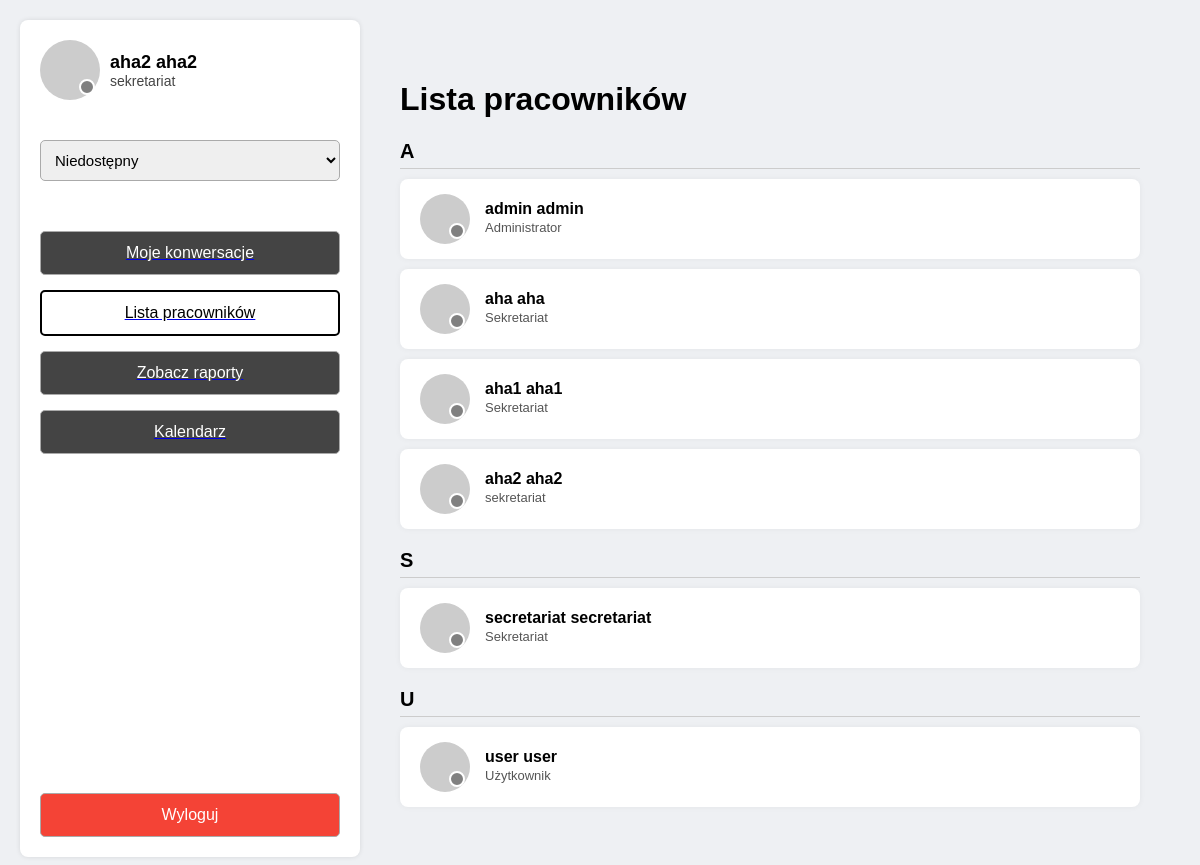
Screenshot of /secretariat/list/ (signed in) with the database file from the repository.
### users/models.py (models this page shows, shortened)
class User(AbstractUser):
    ROLE_CHOICES = [
        ('administrator', 'Administrator'),
        ('secretariat', 'Sekretariat'),
        ('user', 'Użytkownik'),
    ]
    STATUS_CHOICES = [
        ('available', 'Dostępny'),
        ('busy', 'Zajęty'),
        ('offline', 'Niedostępny'),
    ]
    rola = models.CharField(max_length=20, choices=ROLE_CHOICES, default='user')
    status = models.CharField(max_length=20, choices=STATUS_CHOICES, default='available')

### users/views.py (the view)
# urls.py: path('secretariat/list/', secretariat_list, name='secretariat_list'),
@login_required
def secretariat_list(request):
    users = User.objects.all().order_by('last_name')
    return render(request, 'secretariat/secretariat_list.html', {'users': users})

### users/templates/secretariat/secretariat_list.html (shortened to what this page needs)
<!DOCTYPE html>
<html lang="pl">
<head>
</head>
<body>
  <div class="container">
    <div class="sidebar">
      <div class="top-section">
        <div class="profile">
          <div class="profile-pic">
            <div class="status-dot {% if request.user.status == 'available' %}green{% elif request.user.status == 'busy' %}orange{% else %}gray{% endif %}"></div>
          </div>
          <div class="user-info">
            <h2>{{ request.user.get_full_name }}</h2>
            <div class="role">{{ request.user.get_rola_display }}</div>
          </div>
        </div>
        <form method="post" action="{% url 'change_status' %}">
          <select name="status" onchange="this.form.submit()" style="width: 100%; padding: 10px; font-size: 15px; border-radius: 5px; border: 1px solid #aaa;">
            <option value="offline" {% if request.user.status == 'offline' %}selected{% endif %}>Niedostępny</option>
          </select>
        </form>
        <div class="buttons">
          <a href="{% url 'messages' %}"><button>Moje konwersacje</button></a>
          <a href="/secretariat/list/"><button class="active">Lista pracowników</button></a>
          <a href="/secretariat/raport/"><button>Zobacz raporty</button></a>
          <a href="{% url 'calendar' %}"><button>Kalendarz</button></a>
        </div>
      </div>
      <form method="post" action="{% url 'logout' %}">
        <button class="logout-btn">Wyloguj</button>
      </form>
    </div>
    <div class="employee-area">
      <h1>Lista pracowników</h1>
      {% regroup users by last_name.0|upper as user_list %}
      {% if user_list %}
        {% for group in user_list %}
          <div class="letter-heading">{{ group.grouper }}</div>
          {% for user in group.list %}
            <div class="employee-card">
              <div class="profile-pic">
                <div class="status-dot
                  {% if user.status == 'available' %}green
                  {% elif user.status == 'busy' %}orange
                  {% else %}gray
                  {% endif %}"
                  data-username="{{ user.username }}">
                </div>
              </div>
              <div class="employee-info">
                <b>{{ user.get_full_name }}</b>
                <p>
                <span style="font-size: 13px;">{{ user.get_rola_display }}</span><br>
                </p>
              </div>
            </div>
          {% endfor %}
        {% endfor %}
      {% else %}
        <p>Brak użytkowników do wyświetlenia.</p>
      {% endif %}
    </div>
  </div>
</body>
</html>

### users/templates/secretariat/secretariat_list.html (style rules this page uses)
body { margin: 0; font-family: Arial, sans-serif; background-color: #eef0f3; }
.container { display: flex; height: 100vh; padding: 20px; box-sizing: border-box; }
.sidebar { width: 300px; background-color: white; padding: 20px; border-radius: 8px; box-shadow: 0 0 5px rgba(0, 0, 0, 0.1); display: flex; flex-direction: column; justify-content: space-between; }
.top-section { display: flex; flex-direction: column; gap: 30px; }
.profile { display: flex; align-items: center; gap: 10px; }
.profile-pic { width: 60px; height: 60px; background-color: #ccc; border-radius: 50%; position: relative; }
.status-dot { position: absolute; bottom: 5px; right: 5px; width: 12px; height: 12px; background-color: green; border-radius: 50%; border: 2px solid white; }
.user-info h2 { margin: 0; font-size: 18px; }
.role { font-size: 14px; color: #444; }
.buttons { display: flex; flex-direction: column; gap: 15px; margin-top: 20px; }
.buttons button, .logout-btn { width: 100%; padding: 12px 20px; font-size: 16px; border: 1px solid #aaa; border-radius: 5px; cursor: pointer; box-sizing: border-box; text-align: center; display: block; color: #ffffff; background-color: #444; }
.buttons button.active { background-color: #fff; color: #000; cursor: default; border: 2px solid #000; }
.logout-btn { background-color: #f44336; color: white; margin-top: 30px; }
.employee-area { flex: 1; padding: 40px; overflow-y: auto; }
.letter-heading { font-size: 20px; font-weight: bold; margin: 20px 0 10px; border-bottom: 1px solid #ccc; padding-bottom: 5px; }
.employee-card { background-color: white; border-radius: 8px; box-shadow: 0 0 6px rgba(0, 0, 0, 0.05); padding: 15px 20px; display: flex; align-items: center; gap: 15px; margin-bottom: 10px; }
.employee-card .profile-pic { width: 50px; height: 50px; background-color: #ccc; border-radius: 50%; position: relative; }
.employee-info b { font-size: 16px; }
.employee-info p { font-size: 13px; margin: 2px 0; color: #555; }
select { width: 100%; margin-top: 10px; padding: 8px; font-size: 14px; border-radius: 5px; border: 1px solid #aaa; }
.status-dot.gray { background-color: gray; }

### rows the page displays
User: user.get_full_name "aha2 aha2", user.rola "sekretariat", status "Niedostępny", get_full_name "aha2 aha2", rola "sekretariat"
User: get_full_name "admin admin", rola "Administrator"
User: get_full_name "aha aha", rola "Sekretariat"
User: get_full_name "aha1 aha1", rola "Sekretariat"
User: get_full_name "secretariat secretariat", rola "Sekretariat"
User: get_full_name "user user", rola "Użytkownik"

### other values shown
{{ group.grouper }} "A" "S" "U"
